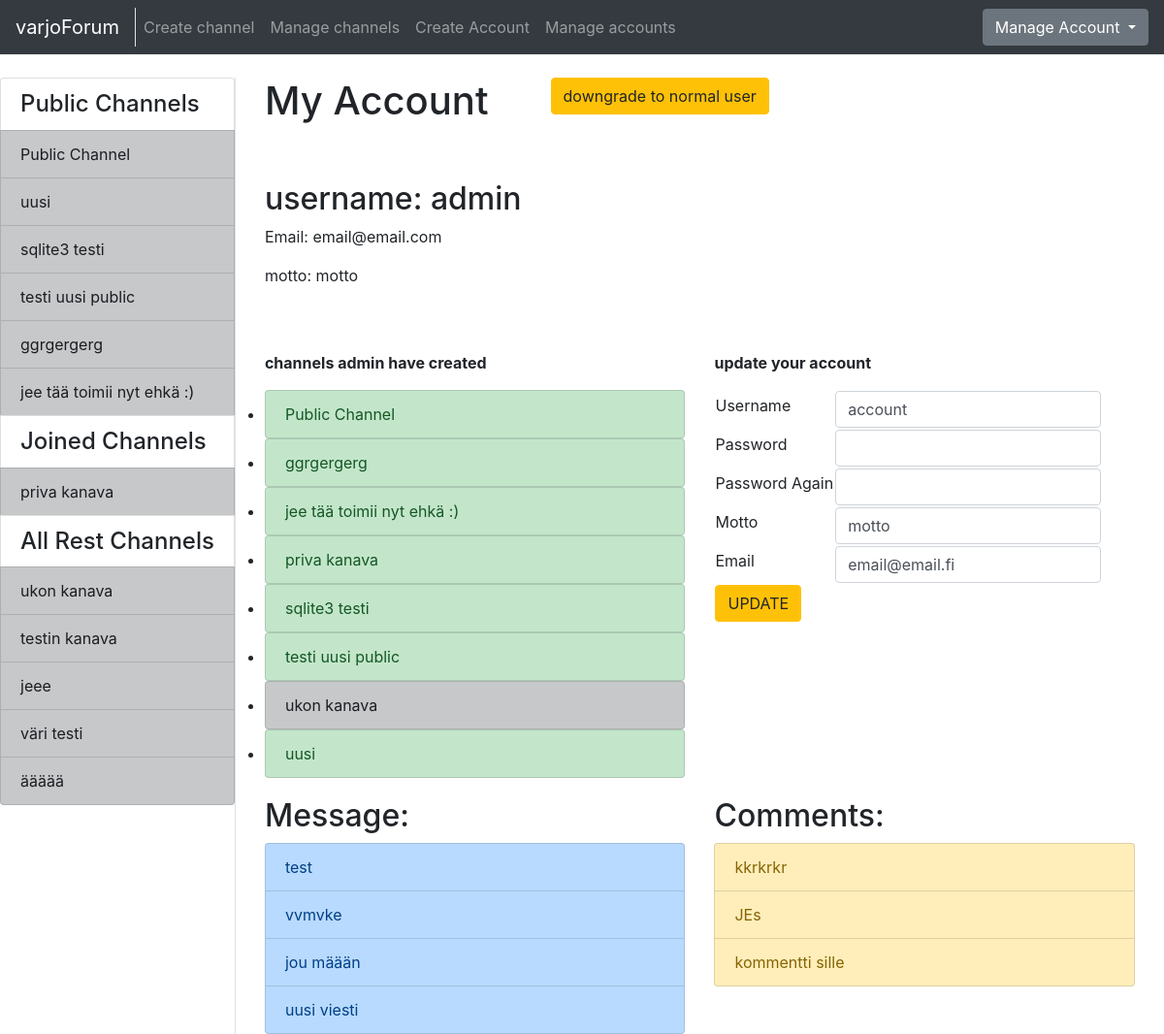
The app's page /account/1/ (signed in) with its own data.
### application/channels/models.py (models this page shows, shortened)
class Channel(Base):
    name = db.Column(db.String(144), nullable=False)
    introduction = db.Column(db.Text, nullable=False)
    master_id = db.Column(db.Integer, nullable=False)
    public = db.Column(db.Boolean, nullable=False)
    messages = db.relationship("Message", backref='Channel', lazy=True)
    accounts = db.relationship('Account', secondary=accounts, lazy='subquery',
        backref=db.backref('channels', lazy=True))
    @staticmethod
    def get_my_channels(account_id):
        stmt = text("SELECT Channel.id, Channel.name, Channel.master_id"
                    " FROM Channel, Account, Accounts"
                    " WHERE Channel.id = Accounts.channel_id"
                    " AND Channel.public = False"
                    " AND Account.id = Accounts.account_id"
                    " AND Account.id = :account_id"
                    " ORDER BY Channel.name").params(account_id=account_id)
        res = db.engine.execute(stmt)
        response = []
        for row in res:
            response.append({"channel_id":row[0], "channel_name":row[1], "master_id":row[2]})
        return response
    @staticmethod
    def get_channels_where_not_in(account_id):
        stmt = text("SELECT channel.id, channel.name, channel.public"
                    " FROM Channel"
                    " WHERE Channel.id NOT IN ("
                        " SELECT Channel.id"
                            " FROM Channel, Account, Accounts"
                            " WHERE Channel.id = Accounts.channel_id"
                            " AND Account.id = Accounts.account_id"
                            " AND Account.id = :account_id"
                            " )").params(account_id=account_id)
        res = db.engine.execute(stmt)
        response = []
        for row in res:
            response.append({"id":row[0], "name":row[1], "public":row[2]})
        return response
    @staticmethod
    def get_all_publics():
        stmt = text("SELECT Channel.id, Channel.name"
                    " FROM Channel"
                    " WHERE Channel.public = True")
        res = db.engine.execute(stmt)
        response = []
        for row in res:
            response.append({"id":row[0], "name":row[1]})
        return response

### application/auth/models.py (models this page shows, shortened)
class Account(Base):
    username = db.Column(db.String(144), nullable=False)
    password = db.Column(db.String(144), nullable=False)
    motto = db.Column(db.String(144), nullable=False)
    admin = db.Column(db.Boolean, nullable=False)
    email = db.Column(db.String(144), nullable=False)
    messages = db.relationship("Message", backref='account', lazy=True)
    comments = db.relationship("Comment", backref='account', lazy=True)
    @staticmethod
    def find_accounts_channels(account_id):
        stmt = text("SELECT Channel.id, Channel.name, Channel.master_id FROM Channel, Account, Accounts "
                " WHERE Channel.master_id = :account_id"
                " OR (Account.id = :account_id"
                " AND Account.id = Accounts.account_id"
                " AND Channel.master_id = Accounts.channel_id)"
                " GROUP BY Channel.id"
                " ORDER BY Channel.name").params(account_id=account_id)
        res = db.engine.execute(stmt)
        response = []
        for row in res:
            response.append({"id":row[0], "name":row[1], "master_id":row[2]})
        return response

### application/messages/models.py (models this page shows, shortened)
class Message(Base):
    body = db.Column(db.Text, nullable=False)
    writer = db.Column(db.String(144), nullable=False)
    account_id = db.Column(db.Integer, db.ForeignKey('account.id'), nullable=False)
    channel_id = db.Column(db.Integer, db.ForeignKey('channel.id'), nullable=False)
    comments = db.relationship("Comment", backref='message', lazy=True)

### application/comments/models.py (models this page shows, shortened)
class Comment(Base):
    body = db.Column(db.Text, nullable=False)
    writer = db.Column(db.String(144), nullable=False)
    message_id = db.Column(db.Integer, db.ForeignKey('message.id'), nullable=False)
    account_id = db.Column(db.Integer, db.ForeignKey('account.id'), nullable=False)
    @staticmethod
    def get_comment_message_and_channel_id(account_id):
        stmt = text("SELECT Comment.id, Comment.body, Comment.message_id, Message.channel_id"
                    " FROM Comment, Message"
                    " WHERE Comment.message_id = Message.id"
                    " AND Comment.account_id = :account_id").params(account_id=account_id)
        res = db.engine.execute(stmt)
        response = []
        for row in res:
            response.append({"comment_id":row[0], "comment_body":row[1], "message_id":row[2], "channel_id":row[3]})
        return response

### application/auth/views.py (the view)
@app.route("/account/<account_id>/", methods=["GET"])
@login_required
def single_account_index(account_id):
    account = Account.query.get(account_id)
    return render_template("auth/index.html",
        account = account,
        accountform = AccountForm(),
        channels = Account.find_accounts_channels(account_id),
        my_channels=Channel.get_my_channels(account_id),
        all_channels=Channel.get_channels_where_not_in(account_id),
        public_channels=Channel.get_all_publics(),
        messages=Message.query.filter_by(account_id=account_id),
        comments=Comment.get_comment_message_and_channel_id(account_id))

### application/auth/forms.py
class AccountForm(FlaskForm):
    username = TextField("Username", [validators.Length(min=2), validators.DataRequired()])
    password = PasswordField("Password", [validators.Length(min=8), validators.DataRequired()])
    password2 = PasswordField("Password Again", [validators.Length(min=8), validators.DataRequired()])
    motto = TextField("Motto", [validators.Length(min=2), validators.DataRequired()])
    email = TextField("Email", [validators.Length(min=2), validators.DataRequired(), validators.Email()])
    class Meta:
        csrf = False

### application/__init__.py (called while the page is built)
@login_manager.user_loader
def load_user(account_id):
  return Account.query.get(account_id)

### application/templates/auth/index.html (shortened to what this page needs)
{% extends "layout.html" %}
{% block body %}
<div class="container" >
  <div class="row" style="padding-bottom: 50px">
    <div class="col-md-auto">
      <h1 style="padding-bottom: 50px">
        {% if account.id == current_user.id or current_user.admin == True %}
        My Account
        {% else %}
        {{ account.username }} Account
        {% endif %}
      </h1>
      <h2>username: {{ account.username }}</h2>
      {% if account.id == current_user.id or current_user.admin == True %}
      <p>Email: {{ account.email }}</p>
      {% endif %}
      <p>motto: {{ account.motto }}</p>
    </div>
    {% if current_user.admin == True and not current_user.id == account.id %}
    <div class="col-md-auto">
      {% if account.admin == True %}
      <form action="{{ url_for('admin_changer', account_id=account.id, direction='down') }}" method="POST">
        <button type="submit" class="btn btn-warning">
          downgrade to normal user
        </button>
      </form>
      {% else %}
      <form action="{{ url_for('admin_changer', account_id=account.id, direction='up') }}" method="POST">
        <button type="submit" class="btn btn-success">
          upgrade to superUser
        </button>
      </form>
      {% endif %}
    </div>
    {% endif %}
  </div>
  <div class="row">
    <div class="col">
      <p><b>channels {{ account.username }} have created</b></p>
      <ul class="list-group">
        {% for channel in channels %}
          <li>
            {% if channel.master_id == account.id %}
            <a href="{{ url_for('one_channel_index', channel_id=channel.id, sort='first') }}" class="list-group-item list-group-item-success">
              {{ channel.name }}
            </a>
            {% else %}
            <a href="{{ url_for('one_channel_index', channel_id=channel.id, sort='first') }}" class="list-group-item list-group-item-dark">
              {{ channel.name }}
            </a>
            {% endif %}
          </li>
        {% endfor %}
      </ul>
    </div>
    {% if account.id == current_user.id or current_user.admin == True %}
    <div class="col">
      <p><b>update your account</b></p>
      <form method="POST" action="{{ url_for('accounts_update', account_id=account.id) }}" name="accountform">
        <div class="form-group">
          <table>
            <tr>
              <td>{{ accountform.username.label }}</td>
              <td>{{ accountform.username(class="form-control", value=current_user.username) }}</td>
            </tr>
            <tr>
              <td>{{ accountform.password.label }}</td>
              <td>{{ accountform.password(class="form-control") }}</td>
            </tr>
            <tr>
              <td>{{ accountform.password2.label }}</td>
              <td>{{ accountform.password2(class="form-control") }}</td>
            </tr>
            <tr>
              <td>{{ accountform.motto.label }}</td>
              <td>{{ accountform.motto(class="form-control", value=current_user.motto) }}</td>
            </tr>
            <tr>
              <td>{{ accountform.email.label }}</td>
              <td>{{ accountform.email(class="form-control", value=current_user.email) }}</td>
            </tr>
            <tr>
              <td colspan="2"><button type="submit" class="btn btn-warning">UPDATE</button</td>
            </tr>
          </table>
        </div>
      </form>
    </div>
  </div>
  <div class="row" style="padding-top: 20px">
    <div class="col">
      <h2>Message:</h2>
      <div class="list-group">
        {% for message in messages %}
        <a class="list-group-item list-group-item-primary" href="{{ url_for('message_index', channel_id=message.channel_id, message_id=message.id)}}">
          {{ message.body }}
        </a>
        {% endfor %}
      </div>
    </div>
    <div class="col">
      <h2>Comments:</h2>
      <div class="list-group">
        {% for comment in comments %}
        <a class="list-group-item list-group-item-warning" href="{{ url_for('message_index', channel_id=comment.channel_id, message_id=comment.message_id)}}">
          {{ comment.comment_body }}
        </a>
        {% endfor %}
      </div>
    </div>
  </div>
  {% endif %}
</div>
{% endblock %}

### application/templates/layout.html (shortened to what this page needs)
<!DOCTYPE html>
  <html>
    <head>
      <link rel="stylesheet" href="https://maxcdn.bootstrapcdn.com/bootstrap/4.0.0/css/bootstrap.min.css">
    </head>
    <body>
      <nav class="navbar navbar-expand-md navbar-dark bg-dark mb-4">
        <div class="border-right">
          <a class="navbar-brand" href="{{ url_for('index') }}">varjoForum</a>
        </div>
        <div class="collapse navbar-collapse" id="navbarCollapse">
          <ul class="navbar-nav mr-auto">
            {% if current_user.is_authenticated %}
              <li class="nav-item">
                <a class="nav-link" href="{{ url_for('channels_create') }}">Create channel</a>
              </li>
            {% endif %}
            {% if current_user.admin == True %}
              <li class="nav-item">
                <a href="{{ url_for('channel_manager') }}" class="nav-link">Manage channels</a>
              </li>
              <li class="nav-item">
                <a href="{{ url_for('account_create') }}" class="nav-link">Create Account</a>
              </li>
              <li class="nav-item">
                <a class="nav-link" href="{{ url_for('account_list') }}">Manage accounts</a>
              </li>
            {% endif %}
          </ul>
            {% if current_user.is_authenticated %}
            <div class="btn-group">
              <button type="button" class="btn btn-secondary dropdown-toggle" data-toggle="dropdown" aria-haspopup="true" aria-expanded="false">
                  Manage Account
              </button>
            </div>
            {% else %}
            <a class="btn btn-success" href="{{ url_for('auth_login') }}">Login</a>
            {% endif %}
        </div>
      </nav>
      <div class="container-fluid" >
        <div class="row">
            <div class="border-right">
              <div class="col-sx" >
                <div style="float: left">
                  <div class="list-group">
                  {% if current_user.is_authenticated %}
                    <h4 class="list-group-item">Public Channels</h4>
                    {% for public in public_channels %}
                      <a href="{{ url_for('one_channel_index', channel_id=public.id, sort='first') }}"
                          class="list-group-item list-group-item-action list-group-item-dark">
                        {{ public.name }}
                      </a>
                    {% endfor %}
                    {% if my_channels %}
                      <h4 class="list-group-item">Joined Channels</h4>
                    {% endif %}
                    {% for my_channel in my_channels %}
                      {% if my_channel.master_id == current_user.id %}
                      <a href="{{ url_for('one_channel_index', channel_id=my_channel.channel_id, sort='first') }}"
                          class="list-group-item list-group-item-action list-group-item-success">
                        {{ my_channel.channel_name }}
                      </a>
                      {% else %}
                      <a href="{{ url_for('one_channel_index', channel_id=my_channel.channel_id, sort='first') }}"
                          class="list-group-item list-group-item-action list-group-item-dark">
                        {{ my_channel.channel_name }}
                      </a>
                      {% endif %}
                    {% endfor %}
                    <h4 class="list-group-item">All Rest Channels</h4>
                {% else %}
                {% if all_channels %}
                <h4 class="list-group-item">All Channels</h4>
                {% endif %}
                {% endif %}
                {% for channel in all_channels %}
                  {% if channel.public == False %}
                  <a href="{{ url_for('one_channel_index', channel_id=channel.id, sort='first') }}"
                      class="list-group-item list-group-item-action list-group-item-dark">
                    {{ channel.name }}
                  </a>
                  {% endif %}
                {% endfor %}
              </div>
              </div>
              </div>
          </div>
          <div class="col">
            {% block body %}{% endblock %}
          </div>
        </div>
    </body>
  </html>

### records on screen
Channel: name "Public Channel"
Channel: name "uusi"
Channel: name "sqlite3 testi"
Channel: name "testi uusi public"
Channel: name "ggrgergerg"
Channel: name "jee tää toimii nyt ehkä :)"
Channel: channel_name "priva kanava", name "priva kanava"
Channel: name "ukon kanava"
Channel: name "testin kanava"
Channel: name "jeee"
Channel: name "väri testi"
Channel: name "äääää"
Account: username "admin", email "email@email.com", motto "motto"
Account: username "account", motto "motto", email "email@email.fi"
Message: body "test"
Message: body "vvmvke"
Message: body "jou määän"
Message: body "uusi viesti"
Comment: comment_body "kkrkrkr"
Comment: comment_body "JEs"
Comment: comment_body "kommentti sille"

### other values on screen
{{ accountform.username.label }} "Username"
{{ accountform.password.label }} "Password"
{{ accountform.password2.label }} "Password Again"
{{ accountform.motto.label }} "Motto"
{{ accountform.email.label }} "Email"
